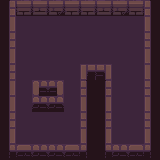

This is a level from a 2D game, rendered from its Tiled map with the project's own tilesets. A one-line summary and the map file follow, with tile-layer data summarised:
An orthogonal 10x10 tile map with 16x16 px tiles, 2 tile layers (bgd, bgd2), 3 tilesets and 13 objects.

<map version="1.8" tiledversion="1.8.0" orientation="orthogonal" renderorder="right-down" width="10" height="10" tilewidth="16" tileheight="16" infinite="0" nextlayerid="6" nextobjectid="26">
 <tileset firstgid="1" source="dungeon.tsx" />
 <tileset firstgid="101" source="props.tsx" />
 <tileset firstgid="152" source="characters.tsx" />
 <layer id="1" name="bgd" width="10" height="10">
  <data>[100 cells, 100 non-empty, 23 distinct tile ids]</data>
 </layer>
 <layer id="4" name="bgd2" width="10" height="10">
  <data>[100 cells, 0 non-empty, 0 distinct tile ids]</data>
 </layer>
 <objectgroup color="#ff0000" id="5" name="connections" />
 <objectgroup id="2" name="characters">
  <object id="9" gid="154" x="16" y="32" width="16" height="16" />
  <object id="14" gid="164" x="80" y="48" width="16" height="16" />
  <object id="15" gid="156" x="16" y="144" width="16" height="16" />
  <object id="16" gid="160" x="64" y="64" width="16" height="16" />
  <object id="17" gid="168" x="64" y="48" width="16" height="16" />
  <object id="18" gid="160" x="64" y="128" width="16" height="16" />
  <object id="19" gid="168" x="16" y="128" width="16" height="16" />
  <object id="20" gid="164" x="64" y="144" width="16" height="16" />
  <object id="21" gid="156" x="80" y="64" width="16" height="16" />
  <object id="22" gid="164" x="128" y="128" width="16" height="16" />
  <object id="23" gid="160" x="112" y="144" width="16" height="16" />
  <object id="24" gid="168" x="112" y="128" width="16" height="16" />
  <object id="25" gid="156" x="128" y="144" width="16" height="16" />
 </objectgroup>
 <objectgroup id="3" name="props" />
</map>
